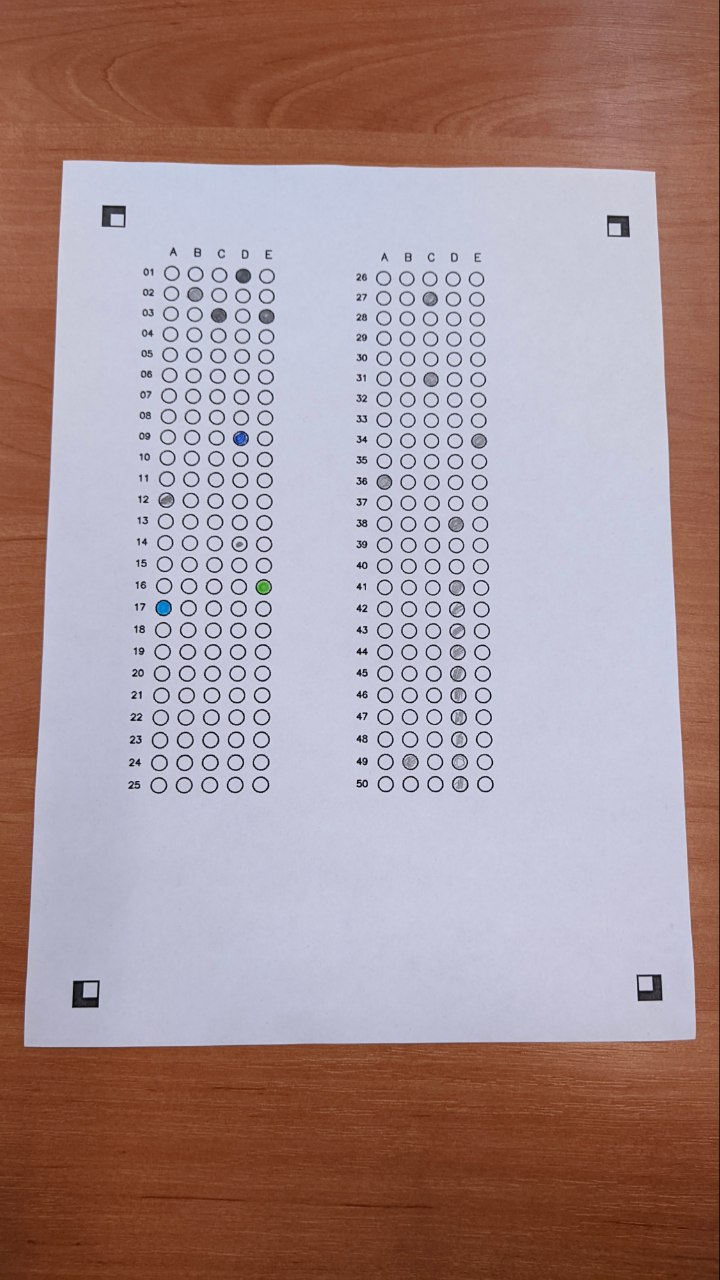
#> input picture ServForAndroidApp/test19.png, 720 x 1280 px
$ python scan.py
#> lines starting #> are read from the running program, lines starting #| are printed output that depends on the picture; after the words box and inside, x2 and y2 are one past the last pixel; in counts of white or black regions, pixels touching at a corner belong together
### ServForAndroidApp/process_page.py
import cv2
import numpy as np
from PIL import Image

epsilon = 10 #image error sensitivity
test_sensitivity_epsilon = 10 #bubble darkness error sensitivity
answer_choices = ['A', 'B', 'C', 'D', 'E', '?'] #answer choices

tags = [cv2.imread("markers/top_left.png", cv2.IMREAD_GRAYSCALE),
        cv2.imread("markers/top_right.png", cv2.IMREAD_GRAYSCALE),
        cv2.imread("markers/bottom_left.png", cv2.IMREAD_GRAYSCALE),
        cv2.imread("markers/bottom_right.png", cv2.IMREAD_GRAYSCALE)]

scaling = [1240.0, 1754.0] #scaling factor for 8.5in. x 11in. paper
columns = [[200.0 / scaling[0], 50.0 / scaling[1]], [800.0 / scaling[0], 50.0 / scaling[1]]]  # Примерные значения для двух столбцов
radius = 15.0 / scaling[0]  # Примерное значение, если радиус - 15 пикселей
spacing = [50.0 / scaling[0], 45.0 / scaling[1]]  # Примерное значение для вертикального и горизонтального интервала


def ProcessPage(paper):

    cv2.imshow("Original Image", cv2.resize(paper, (0, 0), fx=0.5   , fy=0.5))

    cv2.waitKey(0)

    answers = [] #contains answers
    gray_paper = cv2.cvtColor(paper, cv2.COLOR_BGR2GRAY) #convert image to grayscale
    corners = FindCorners(paper) #find the corners of the bubbled area
    print("Corners detected:", corners)
    if corners is None:
        return [-1], paper, [-1]

    for corner in corners:
        cv2.rectangle(
            paper,
            (corner[0] - 10, corner[1] - 10),
            (corner[0] + 10, corner[1] + 10),
            (0, 255, 0),
            thickness=2
        )

        # Показать изображение с найденными углами
    cv2.imshow("Corners Detected", cv2.resize(paper, (0, 0), fx=0.5, fy=0.5))
    cv2.waitKey(0)
    cv2.destroyAllWindows()

    dimensions = [corners[1][0] - corners[0][0], corners[2][1] - corners[0][1]]

    for k in range(0, 2):  # columns
        for i in range(0, 25):  # rows
            questions = []
            for j in range(0, 5):  # answers
                # coordinates of the answer bubble
                x1 = int((columns[k][0] + j * spacing[0] - radius * 1.5) * dimensions[0] + corners[0][0])
                y1 = int((columns[k][1] + i * spacing[1] - radius) * dimensions[1] + corners[0][1])
                x2 = int((columns[k][0] + j * spacing[0] + radius * 1.5) * dimensions[0] + corners[0][0])
                y2 = int((columns[k][1] + i * spacing[1] + radius) * dimensions[1] + corners[0][1])

                # draw rectangles around bubbles
                cv2.rectangle(paper, (x1, y1), (x2, y2), (255, 0, 0), thickness=1, lineType=8, shift=0)

                # crop answer bubble
                questions.append(gray_paper[y1:y2, x1:x2])

            means = []
            x1 = int((columns[k][0] - radius*8)*dimensions[0] + corners[0][0])
            y1 = int((columns[k][1] + i*spacing[1] + 0.5*radius)*dimensions[1] + corners[0][1])

            for question in questions:
                means.append(np.mean(question))
            min_arg = np.argmin(means)
            min_val = means[min_arg]
            means[min_arg] = 255
            min_val2 = means[np.argmin(means)]
            if min_val2 - min_val < test_sensitivity_epsilon:
                #if so, then the question has been double bubbled and is invalid
                min_arg = 5

            #write the answer
            cv2.putText(paper, answer_choices[min_arg], (x1, y1), cv2.FONT_HERSHEY_SIMPLEX, 0.4, (0, 150, 0), 1)

            #append the answers to the array
            answers.append(answer_choices[min_arg])

    return answers, paper


def FindCorners(paper):
    gray_paper = cv2.cvtColor(paper, cv2.COLOR_BGR2GRAY) #convert image of paper to grayscale

    #scaling factor used later
    ratio = len(paper[0]) / 500.0

    #error detection
    if ratio == 0:
        return -1

    corners = [] #array to hold found corners

    #try to find the tags via convolving the image
    for tag in tags:
        # tag = cv2.resize(tag, (0,0), fx=1/ratio, fy=1/ratio) #resize tags to the ratio of the image


        #convolve the image
        convimg = (cv2.filter2D(np.float32(cv2.bitwise_not(gray_paper)), -1, np.float32(cv2.bitwise_not(tag))))

        #find the maximum of the convolution
        corner = np.unravel_index(convimg.argmax(), convimg.shape)

        #append the coordinates of the corner
        corners.append([corner[1], corner[0]]) #reversed because array order is different than image coordinate
        test = paper.copy()
        cv2.rectangle(test, (corner[0] - 10, corner[1] - 10),
                      (corner[0] + 10, corner[1] + 10), (0, 255, 0), thickness=2, lineType=8,
                      shift=0)

        cv2.imshow("Corners Sycle Detected", cv2.resize(test, (0, 0), fx=0.5, fy=0.5))
        cv2.waitKey(0)
        cv2.destroyAllWindows()

    test = paper.copy()

    #draw the rectangle around the detected markers
    for corner in corners:
        cv2.rectangle(test, (corner[0] - int(ratio * 25), corner[1] - int(ratio * 25)),
        (corner[0] + int(ratio * 25), corner[1] + int(ratio * 25)), (0, 255, 0), thickness=2, lineType=8, shift=0)


    cv2.imshow("Corners Detected", cv2.resize(test, (0, 0), fx=0.5, fy=0.5))
    cv2.waitKey(0)
    cv2.destroyAllWindows()

    #check if detected markers form roughly parallel lines when connected
    if corners[0][0] - corners[2][0] > epsilon:
        return None

    if corners[1][0] - corners[3][0] > epsilon:
        return None

    if corners[0][1] - corners[1][1] > epsilon:
        return None

    if corners[2][1] - corners[3][1] > epsilon:
        return None

    return corners

### ServForAndroidApp/scan.py
import cv2
import numpy as np
from process_page import ProcessPage

def clockwise_sort(x):
	return (np.arctan2(x[0] - mx, x[1] - my) + 0.02 * np.pi) % (2*np.pi)


image = cv2.imread("test19.png")
#> image is the input picture: shape (1280, 720, 3); mean B, G, R 147.8, 145.6, 167.5
ratio = len(image[0]) / 500.0
#> ratio = 1.44
original_image = image.copy()

image = cv2.resize(image, (0,0), fx=1/ratio, fy=1/ratio)
#> image: shape (889, 500, 3)
gray = cv2.cvtColor(image, cv2.COLOR_BGR2GRAY)
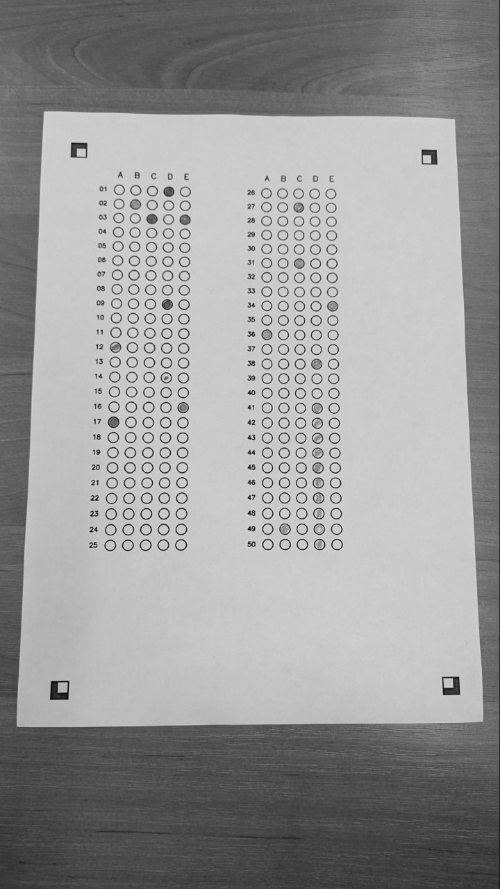
#> gray: shape (889, 500); min 6, max 220, mean 152.3
gray = cv2.bilateralFilter(gray, 11, 17, 17)
edged = cv2.Canny(gray, 200, 200)
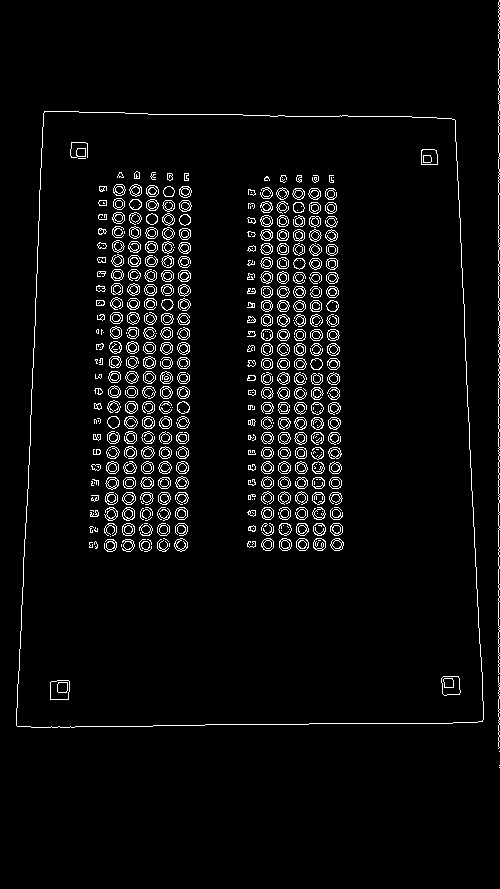
#> edged: shape (889, 500); 4.4% white in thin lines or dots, all inside (x1, y1, x2, y2) = (16, 0, 500, 768)

contours, _ = cv2.findContours(edged.copy(), cv2.RETR_TREE, cv2.CHAIN_APPROX_SIMPLE)
#> contours = 1373 contours, 687 with area under 20; largest, box (x1, y1, x2, y2) and area: (16, 111, 484, 728) 267538, (16, 111, 484, 728) 267537, (50, 680, 70, 700) 346, (50, 680, 70, 700) 345, (441, 676, 461, 696) 314
contours = sorted(contours, key=cv2.contourArea, reverse=True)[:10]
#> contours = 10 contours; largest, box (x1, y1, x2, y2) and area: (16, 111, 484, 728) 267538, (16, 111, 484, 728) 267537, (50, 680, 70, 700) 346, (50, 680, 70, 700) 345, (441, 676, 461, 696) 314
biggestContour = None

for contour in contours:
	peri = cv2.arcLength(contour, True)
	approx = cv2.approxPolyDP(contour, 0.02 * peri, True)

	if len(approx) == 4:
		biggestContour = approx
		break
#> this loop made 1 pass
#> (peri, biggestContour) on pass 1: (2127.6, [[44, 111], [16, 725], [482, 721], [455, 120]])

points = []
desired_points = [[0, 1754], [0, 0], [1240, 0], [1240, 1754]]
desired_points = np.float32(desired_points)

if biggestContour is not None:
	for i in range(0, 4):
		points.append(biggestContour[i][0])
#> after the loop, points = [[44, 111], [16, 725], [482, 721], [455, 120]]

mx = sum(point[0] for point in points) / 4
#> mx = 249.2
my = sum(point[1] for point in points) / 4
#> my = 419.2

points.sort(key=clockwise_sort, reverse=True)
points = np.float32(points)
#> points = [[16, 725], [44, 111], [455, 120], [482, 721]]

paper = []
points *= ratio
#> points = [[23.04, 1044], [63.36, 159.8], [655.2, 172.8], [694.1, 1038.2]]
answers = 1
if biggestContour is not None:
	M = cv2.getPerspectiveTransform(points, desired_points)
#> M = [[2.1, 0.0956, -148.1], [-0.0504, 2.3, -364.5], [-3.86e-05, 0.000155, 1]]
	paper = cv2.warpPerspective(original_image, M, (1240, 1754))
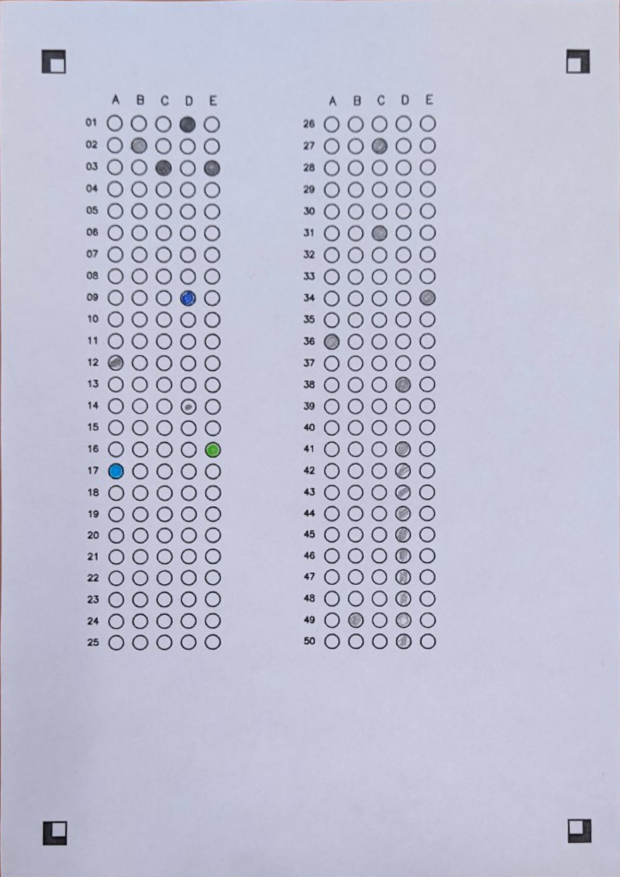
#> paper: shape (1754, 1240, 3) (shown at 1/2 size); mean B, G, R 211.2, 192.1, 190.6
	answers, paper = ProcessPage(paper)
#> in ProcessPage, `cv2.imshow("Original Image", cv2.resize(paper, (0, 0), fx=0.5   , fy=0..`:
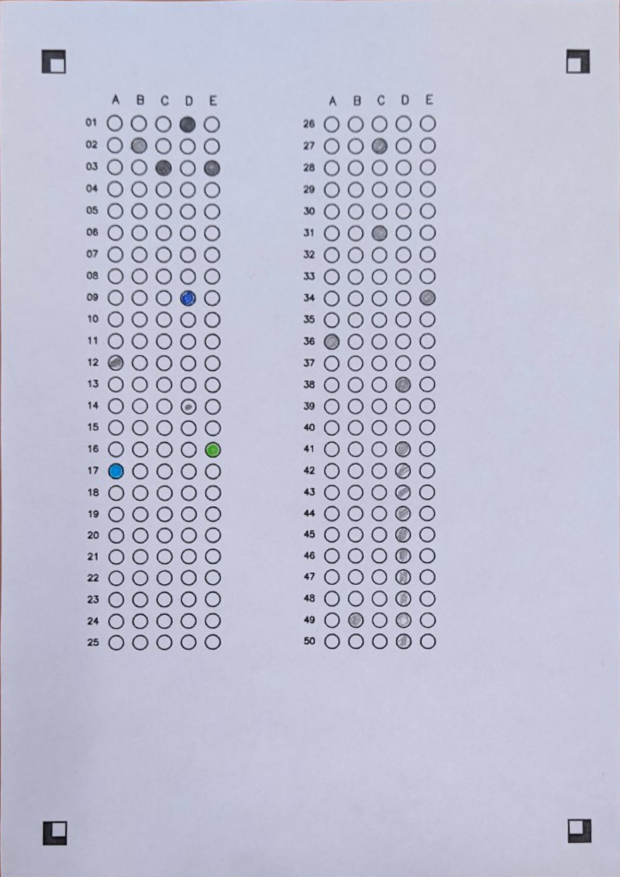
#> window 'Original Image': shape (877, 620, 3); mean B, G, R 211.3, 192.3, 190.7
#> in ProcessPage, `gray_paper = cv2.cvtColor(paper, cv2.COLOR_BGR2GRAY)`:
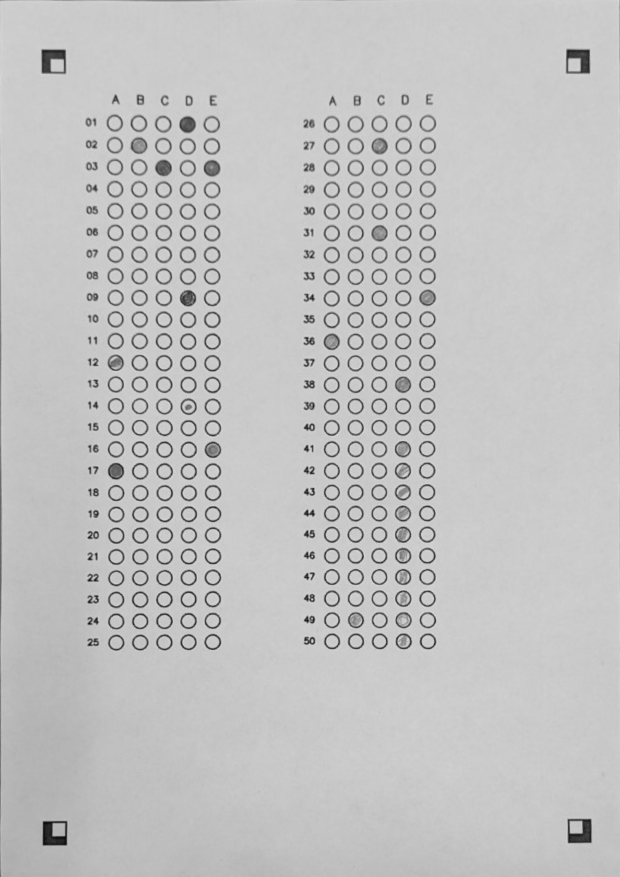
#> gray_paper: shape (1754, 1240) (shown at 1/2 size); min 5, max 228, mean 193.9
#> in FindCorners, `ratio = len(paper[0]) / 500.0`: ratio = 2.48
#> the loop in FindCorners, `for tag in tags:` made 1 pass
#> after the loop in FindCorners, `for tag in tags:`: corners = []
#> (the run stopped early here; a loop or call above may not have finished)

$ run again, with ServForAndroidApp/test11.png copied over ServForAndroidApp/test19.png
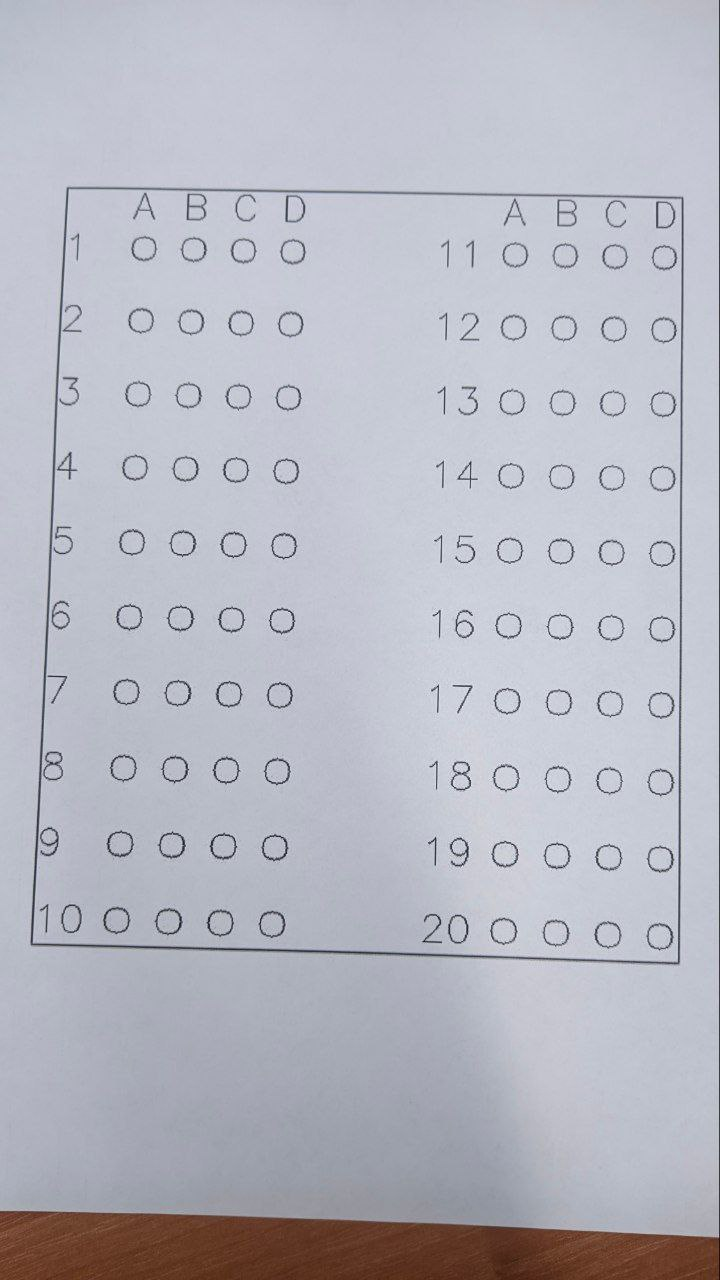
#> input picture ServForAndroidApp/test11.png, 720 x 1280 px
#> image is the input picture: shape (1280, 720, 3); mean B, G, R 194.5, 184.4, 183.3
#> ratio = 1.44
#> image: shape (889, 500, 3)
#> `gray = cv2.cvtColor(image, cv2.COLOR_BGR2GRAY)`:
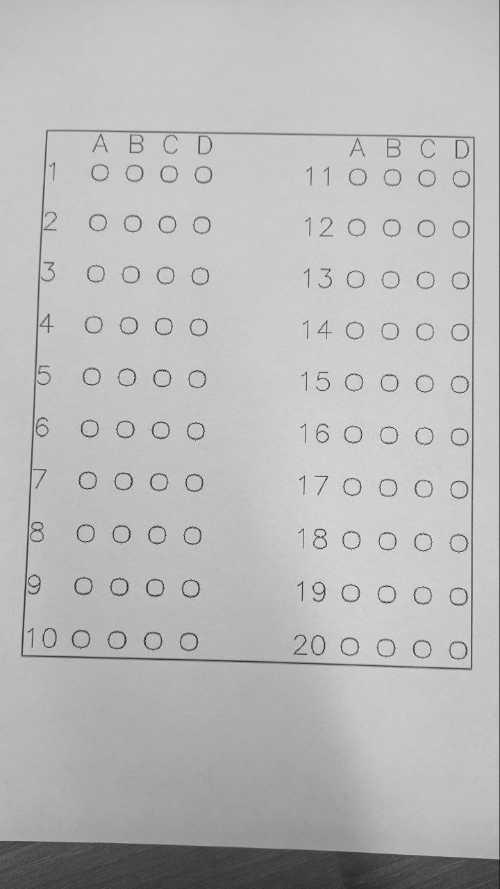
#> gray: shape (889, 500); min 29, max 235, mean 185.1
#> `edged = cv2.Canny(gray, 200, 200)`:
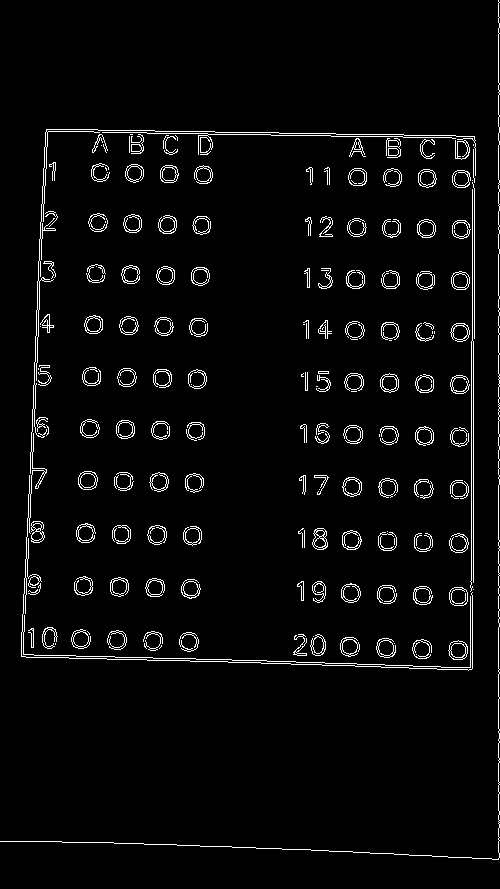
#> edged: shape (889, 500); 3.7% white in thin lines or dots
#> `contours, _ = cv2.findContours(edged.copy(), cv2.RETR_TREE, cv2.CHAIN_..`: contours = 746 contours, 497 with area under 20; largest, box (x1, y1, x2, y2) and area: (21, 129, 476, 671) 435, (342, 530, 362, 550) 292, (448, 640, 468, 660) 290, (78, 471, 98, 490) 289, (342, 477, 362, 497) 288
#> `contours = sorted(contours, key=cv2.contourArea, reverse=True)[:10]`: contours = 10 contours; largest, box (x1, y1, x2, y2) and area: (21, 129, 476, 671) 435, (342, 530, 362, 550) 292, (448, 640, 468, 660) 290, (78, 471, 98, 490) 289, (342, 477, 362, 497) 288
#> the loop `for contour in contours:` made 10 passes
#> peri on passes 1 to 8: 5376.1, 64.87, 64.87, 64.63, 64.87, 64.28, 63.21, 76.53
#> points = empty array
